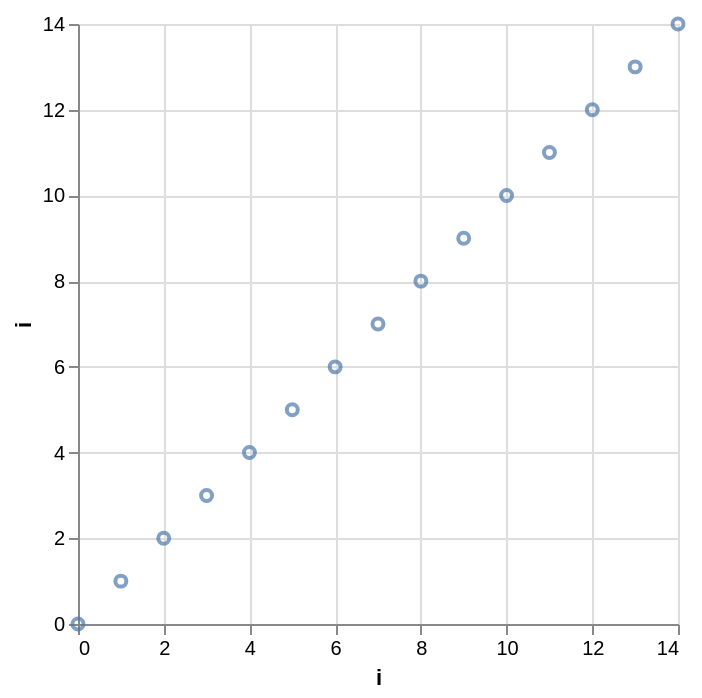

Specify this chart in Vega-Lite:
### Vega-Lite specification from a JSON file in a GitHub repository (floating-point values rounded to 4 significant figures)
{"$schema": "https://vega.github.io/schema/vega-lite/v6.json", "data": {"values": [{"t": "2012-01-01T00:00:00", "i": 0}, {"t": "2012-02-29T13:45:30.123", "i": 1}, {"t": "2013-12-31T23:59:59.999", "i": 2}, {"t": "2014-06-15T08:05:01", "i": 3}, {"t": "2016-01-03", "i": 4}, {"t": "2015-12-27T12:00:00", "i": 5}, {"t": "2019-03-31T01:30:00", "i": 6}, {"t": "2020-07-04T17:20:40.500", "i": 7}, {"t": "1999-12-31T23:00:00", "i": 8}, {"t": "2001-01-07T00:00:00", "i": 9}, {"t": "1970-01-01", "i": 10}, {"t": "1969-07-20T20:17:40", "i": 11}, {"t": "0045-03-01T00:00:00", "i": 12}, {"t": "2023-10-29T02:30:00", "i": 13}, {"t": null, "i": 14}]}, "transform": [{"timeUnit": "year", "field": "t", "as": "year"}, {"timeUnit": "quarter", "field": "t", "as": "quarter"}, {"timeUnit": "month", "field": "t", "as": "month"}, {"timeUnit": "week", "field": "t", "as": "week"}, {"timeUnit": "day", "field": "t", "as": "day"}, {"timeUnit": "dayofyear", "field": "t", "as": "dayofyear"}, {"timeUnit": "date", "field": "t", "as": "date"}, {"timeUnit": "hours", "field": "t", "as": "hours"}, {"timeUnit": "minutes", "field": "t", "as": "minutes"}, {"timeUnit": "seconds", "field": "t", "as": "seconds"}, {"timeUnit": "milliseconds", "field": "t", "as": "milliseconds"}, {"timeUnit": "yearquarter", "field": "t", "as": "yearquarter"}, {"timeUnit": "yearquartermonth", "field": "t", "as": "yearquartermonth"}, {"timeUnit": "yearmonth", "field": "t", "as": "yearmonth"}, {"timeUnit": "yearmonthdate", "field": "t", "as": "yearmonthdate"}, {"timeUnit": "yearmonthdatehours", "field": "t", "as": "yearmonthdatehours"}, {"timeUnit": "yearmonthdatehoursminutes", "field": "t", "as": "yearmonthdatehoursminutes"}, {"timeUnit": "yearmonthdatehoursminutesseconds", "field": "t", "as": "yearmonthdatehoursminutesseconds"}, {"timeUnit": "yearweek", "field": "t", "as": "yearweek"}, {"timeUnit": "yearweekday", "field": "t", "as": "yearweekday"}, {"timeUnit": "yearweekdayhours", "field": "t", "as": "yearweekdayhours"}, {"timeUnit": "yearweekdayhoursminutes", "field": "t", "as": "yearweekdayhoursminutes"}, {"timeUnit": "yearweekdayhoursminutesseconds", "field": "t", "as": "yearweekdayhoursminutesseconds"}, {"timeUnit": "yeardayofyear", "field": "t", "as": "yeardayofyear"}, {"timeUnit": "quartermonth", "field": "t", "as": "quartermonth"}, {"timeUnit": "monthdate", "field": "t", "as": "monthdate"}, {"timeUnit": "monthdatehours", "field": "t", "as": "monthdatehours"}, {"timeUnit": "monthdatehoursminutes", "field": "t", "as": "monthdatehoursminutes"}, {"timeUnit": "monthdatehoursminutesseconds", "field": "t", "as": "monthdatehoursminutesseconds"}, {"timeUnit": "weekday", "field": "t", "as": "weekday"}, {"timeUnit": "weekdayhours", "field": "t", "as": "weekdayhours"}, {"timeUnit": "weekdayhoursminutes", "field": "t", "as": "weekdayhoursminutes"}, {"timeUnit": "weekdayhoursminutesseconds", "field": "t", "as": "weekdayhoursminutesseconds"}, {"timeUnit": "dayhours", "field": "t", "as": "dayhours"}, {"timeUnit": "dayhoursminutes", "field": "t", "as": "dayhoursminutes"}, {"timeUnit": "dayhoursminutesseconds", "field": "t", "as": "dayhoursminutesseconds"}, {"timeUnit": "hoursminutes", "field": "t", "as": "hoursminutes"}, {"timeUnit": "hoursminutesseconds", "field": "t", "as": "hoursminutesseconds"}, {"timeUnit": "minutesseconds", "field": "t", "as": "minutesseconds"}, {"timeUnit": "secondsmilliseconds", "field": "t", "as": "secondsmilliseconds"}, {"timeUnit": "utcyear", "field": "t", "as": "utcyear"}, {"timeUnit": "utcquarter", "field": "t", "as": "utcquarter"}, {"timeUnit": "utcmonth", "field": "t", "as": "utcmonth"}, {"timeUnit": "utcweek", "field": "t", "as": "utcweek"}, {"timeUnit": "utcday", "field": "t", "as": "utcday"}, {"timeUnit": "utcdayofyear", "field": "t", "as": "utcdayofyear"}, {"timeUnit": "utcdate", "field": "t", "as": "utcdate"}, {"timeUnit": "utchours", "field": "t", "as": "utchours"}, {"timeUnit": "utcminutes", "field": "t", "as": "utcminutes"}, {"timeUnit": "utcseconds", "field": "t", "as": "utcseconds"}, {"timeUnit": "utcmilliseconds", "field": "t", "as": "utcmilliseconds"}, {"timeUnit": "utcyearquarter", "field": "t", "as": "utcyearquarter"}, {"timeUnit": "utcyearquartermonth", "field": "t", "as": "utcyearquartermonth"}, {"timeUnit": "utcyearmonth", "field": "t", "as": "utcyearmonth"}, {"timeUnit": "utcyearmonthdate", "field": "t", "as": "utcyearmonthdate"}, {"timeUnit": "utcyearmonthdatehours", "field": "t", "as": "utcyearmonthdatehours"}, {"timeUnit": "utcyearmonthdatehoursminutes", "field": "t", "as": "utcyearmonthdatehoursminutes"}, {"timeUnit": "utcyearmonthdatehoursminutesseconds", "field": "t", "as": "utcyearmonthdatehoursminutesseconds"}, {"timeUnit": "utcyearweek", "field": "t", "as": "utcyearweek"}, {"timeUnit": "utcyearweekday", "field": "t", "as": "utcyearweekday"}, {"timeUnit": "utcyearweekdayhours", "field": "t", "as": "utcyearweekdayhours"}, {"timeUnit": "utcyearweekdayhoursminutes", "field": "t", "as": "utcyearweekdayhoursminutes"}, {"timeUnit": "utcyearweekdayhoursminutesseconds", "field": "t", "as": "utcyearweekdayhoursminutesseconds"}, {"timeUnit": "utcyeardayofyear", "field": "t", "as": "utcyeardayofyear"}, {"timeUnit": "utcquartermonth", "field": "t", "as": "utcquartermonth"}, {"timeUnit": "utcmonthdate", "field": "t", "as": "utcmonthdate"}, {"timeUnit": "utcmonthdatehours", "field": "t", "as": "utcmonthdatehours"}, {"timeUnit": "utcmonthdatehoursminutes", "field": "t", "as": "utcmonthdatehoursminutes"}, {"timeUnit": "utcmonthdatehoursminutesseconds", "field": "t", "as": "utcmonthdatehoursminutesseconds"}, {"timeUnit": "utcweekday", "field": "t", "as": "utcweekday"}, {"timeUnit": "utcweekdayhours", "field": "t", "as": "utcweekdayhours"}, {"timeUnit": "utcweekdayhoursminutes", "field": "t", "as": "utcweekdayhoursminutes"}, {"timeUnit": "utcweekdayhoursminutesseconds", "field": "t", "as": "utcweekdayhoursminutesseconds"}, {"timeUnit": "utcdayhours", "field": "t", "as": "utcdayhours"}, {"timeUnit": "utcdayhoursminutes", "field": "t", "as": "utcdayhoursminutes"}, {"timeUnit": "utcdayhoursminutesseconds", "field": "t", "as": "utcdayhoursminutesseconds"}, {"timeUnit": "utchoursminutes", "field": "t", "as": "utchoursminutes"}, {"timeUnit": "utchoursminutesseconds", "field": "t", "as": "utchoursminutesseconds"}, {"timeUnit": "utcminutesseconds", "field": "t", "as": "utcminutesseconds"}, {"timeUnit": "utcsecondsmilliseconds", "field": "t", "as": "utcsecondsmilliseconds"}, {"timeUnit": {"unit": "month", "step": 3}, "field": "t", "as": "m3"}, {"timeUnit": {"unit": "yearweek", "step": 2}, "field": "t", "as": "w2"}, {"timeUnit": {"unit": "utchours", "step": 6}, "field": "t", "as": "h6"}, {"timeUnit": {"unit": "yearmonthdate", "step": 10, "utc": true}, "field": "t", "as": "d10"}, {"timeUnit": {"unit": "yearquarter", "step": 2}, "field": "t", "as": "q2"}], "mark": "point", "encoding": {"x": {"field": "i", "type": "quantitative"}, "y": {"field": "i", "type": "quantitative"}, "detail": [{"field": "year"}, {"field": "year_end"}, {"field": "quarter"}, {"field": "quarter_end"}, {"field": "month"}, {"field": "month_end"}, {"field": "week"}, {"field": "week_end"}, {"field": "day"}, {"field": "day_end"}, {"field": "dayofyear"}, {"field": "dayofyear_end"}, {"field": "date"}, {"field": "date_end"}, {"field": "hours"}, {"field": "hours_end"}, {"field": "minutes"}, {"field": "minutes_end"}, {"field": "seconds"}, {"field": "seconds_end"}, {"field": "milliseconds"}, {"field": "milliseconds_end"}, {"field": "yearquarter"}, {"field": "yearquarter_end"}, {"field": "yearquartermonth"}, {"field": "yearquartermonth_end"}, {"field": "yearmonth"}, {"field": "yearmonth_end"}, {"field": "yearmonthdate"}, {"field": "yearmonthdate_end"}, {"field": "yearmonthdatehours"}, {"field": "yearmonthdatehours_end"}, {"field": "yearmonthdatehoursminutes"}, {"field": "yearmonthdatehoursminutes_end"}, {"field": "yearmonthdatehoursminutesseconds"}, {"field": "yearmonthdatehoursminutesseconds_end"}, {"field": "yearweek"}, {"field": "yearweek_end"}, {"field": "yearweekday"}, {"field": "yearweekday_end"}, {"field": "yearweekdayhours"}, {"field": "yearweekdayhours_end"}, {"field": "yearweekdayhoursminutes"}, {"field": "yearweekdayhoursminutes_end"}, {"field": "yearweekdayhoursminutesseconds"}, {"field": "yearweekdayhoursminutesseconds_end"}, {"field": "yeardayofyear"}, {"field": "yeardayofyear_end"}, {"field": "quartermonth"}, {"field": "quartermonth_end"}, {"field": "monthdate"}, {"field": "monthdate_end"}, {"field": "monthdatehours"}, {"field": "monthdatehours_end"}, {"field": "monthdatehoursminutes"}, {"field": "monthdatehoursminutes_end"}, {"field": "monthdatehoursminutesseconds"}, {"field": "monthdatehoursminutesseconds_end"}, {"field": "weekday"}, {"field": "weekday_end"}, {"field": "weekdayhours"}, {"field": "weekdayhours_end"}, {"field": "weekdayhoursminutes"}, {"field": "weekdayhoursminutes_end"}, {"field": "weekdayhoursminutesseconds"}, {"field": "weekdayhoursminutesseconds_end"}, {"field": "dayhours"}, {"field": "dayhours_end"}, {"field": "dayhoursminutes"}, {"field": "dayhoursminutes_end"}, {"field": "dayhoursminutesseconds"}, {"field": "dayhoursminutesseconds_end"}, {"field": "hoursminutes"}, {"field": "hoursminutes_end"}, {"field": "hoursminutesseconds"}, {"field": "hoursminutesseconds_end"}, {"field": "minutesseconds"}, {"field": "minutesseconds_end"}, {"field": "secondsmilliseconds"}, {"field": "secondsmilliseconds_end"}, {"field": "utcyear"}, {"field": "utcyear_end"}, {"field": "utcquarter"}, {"field": "utcquarter_end"}, {"field": "utcmonth"}, {"field": "utcmonth_end"}, {"field": "utcweek"}, {"field": "utcweek_end"}, {"field": "utcday"}, {"field": "utcday_end"}, {"field": "utcdayofyear"}, {"field": "utcdayofyear_end"}, {"field": "utcdate"}, {"field": "utcdate_end"}, {"field": "utchours"}, {"field": "utchours_end"}, {"field": "utcminutes"}, {"field": "utcminutes_end"}, {"field": "utcseconds"}, {"field": "utcseconds_end"}, {"field": "utcmilliseconds"}, {"field": "utcmilliseconds_end"}, {"field": "utcyearquarter"}, {"field": "utcyearquarter_end"}, {"field": "utcyearquartermonth"}, {"field": "utcyearquartermonth_end"}, {"field": "utcyearmonth"}, {"field": "utcyearmonth_end"}, {"field": "utcyearmonthdate"}, {"field": "utcyearmonthdate_end"}, {"field": "utcyearmonthdatehours"}, {"field": "utcyearmonthdatehours_end"}, {"field": "utcyearmonthdatehoursminutes"}, {"field": "utcyearmonthdatehoursminutes_end"}, {"field": "utcyearmonthdatehoursminutesseconds"}, {"field": "utcyearmonthdatehoursminutesseconds_end"}, {"field": "utcyearweek"}, {"field": "utcyearweek_end"}, {"field": "utcyearweekday"}, {"field": "utcyearweekday_end"}, {"field": "utcyearweekdayhours"}, {"field": "utcyearweekdayhours_end"}, {"field": "utcyearweekdayhoursminutes"}, {"field": "utcyearweekdayhoursminutes_end"}, {"field": "utcyearweekdayhoursminutesseconds"}, {"field": "utcyearweekdayhoursminutesseconds_end"}, {"field": "utcyeardayofyear"}, {"field": "utcyeardayofyear_end"}, {"field": "utcquartermonth"}, {"field": "utcquartermonth_end"}, {"field": "utcmonthdate"}, {"field": "utcmonthdate_end"}, {"field": "utcmonthdatehours"}, {"field": "utcmonthdatehours_end"}, {"field": "utcmonthdatehoursminutes"}, {"field": "utcmonthdatehoursminutes_end"}, {"field": "utcmonthdatehoursminutesseconds"}, {"field": "utcmonthdatehoursminutesseconds_end"}, {"field": "utcweekday"}, {"field": "utcweekday_end"}, {"field": "utcweekdayhours"}, {"field": "utcweekdayhours_end"}, {"field": "utcweekdayhoursminutes"}, {"field": "utcweekdayhoursminutes_end"}, {"field": "utcweekdayhoursminutesseconds"}, {"field": "utcweekdayhoursminutesseconds_end"}, {"field": "utcdayhours"}, {"field": "utcdayhours_end"}, {"field": "utcdayhoursminutes"}, {"field": "utcdayhoursminutes_end"}, {"field": "utcdayhoursminutesseconds"}, {"field": "utcdayhoursminutesseconds_end"}, {"field": "utchoursminutes"}, {"field": "utchoursminutes_end"}, {"field": "utchoursminutesseconds"}, {"field": "utchoursminutesseconds_end"}, {"field": "utcminutesseconds"}, {"field": "utcminutesseconds_end"}, {"field": "utcsecondsmilliseconds"}, {"field": "utcsecondsmilliseconds_end"}, {"field": "m3"}, {"field": "m3_end"}, {"field": "w2"}, {"field": "w2_end"}, {"field": "h6"}, {"field": "h6_end"}, {"field": "d10"}, {"field": "d10_end"}, {"field": "q2"}, {"field": "q2_end"}]}}
